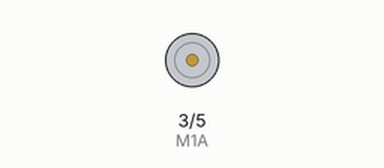
Simulated run of this sketch. Board: Arduino Uno, built with avr-gcc and run on an emulated ATmega328P. On the bench: motor-driver pin pairs drawn as motors (green arrow = first pin HIGH = forward, orange = second pin HIGH = backward, longer = more drive).

Above: at 0.1 s.
At 9.9 s:
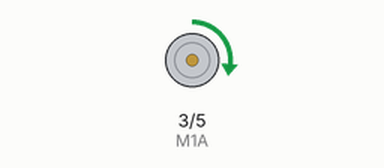
At 19.9 s:
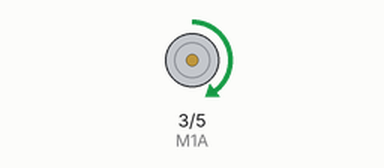
At 39.9 s:
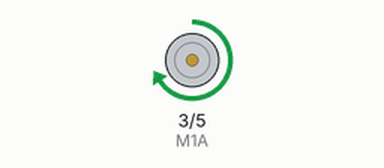
Timing chart, 0 to 40.0 s (numbered marks = the images above):
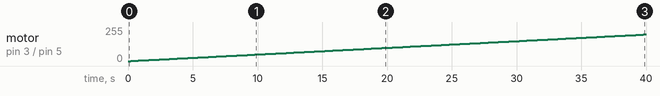

The sketch:

braking.ino
```cpp
#define M1A 3 //M1A is connected to Arduino pin 3
#define M1B 5 //M1B is connected to Arduino pin 5

void setup() {
    analogWrite(M1B, 0);
}
void loop() {
    for (int i = 0; i < 256; i++)
    {
        analogWrite(M1A, i);
        delay(200);
    }
    analogWrite(M1A, 0);
    delay(5000);
}
```

Measured:
- by itself, motor on pin 3 (M1A) / pin 5 (M1B): moves from stopped to forward 199/255 over 39.6 s
